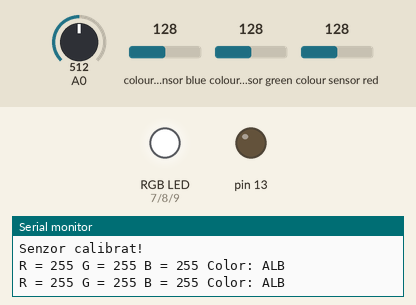
Recording of a sketch running on a simulated Arduino Uno, built with avr-gcc and run on an emulated ATmega328P. On the bench: an RGB LED mixed from three pins (HIGH = lit), output pins drawn as LEDs (lit = HIGH), the last lines printed to the serial monitor. Wiring (inferred from the names in the program): TCS3200 colour sensor: output pin 6; S2 pin 4; S3 pin 5; S0 pin 2; S1 pin 3. The test bench sets the inputs (shaded band); at power-on: colour sensor green 128, colour sensor blue 128, A0 = 512, colour sensor red 128. Pins used as bus, display or sensor lines are not drawn.

Above: at 7.8 s.
7.9 s: colour sensor green set to 124
At 9.3 s:
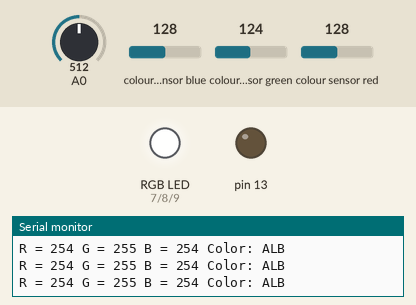
9.6 s: colour sensor blue set to 5
At 10.4 s:
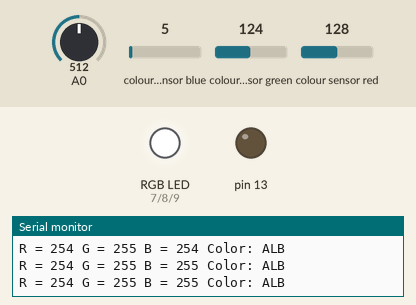
Timing chart, 0 to 12.6 s (numbered marks = the images above; inputs shaded):
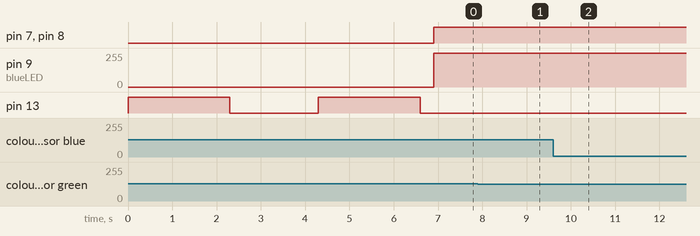

Measured:
- after the input at 7.9 s, pin 9 (blueLED): 255/255 → 254/255 after 0.22 s
- after the input at 9.6 s, pin 9 (blueLED): 254/255 → 255/255 after 0.34 s

The sketch:

colorDetectionProject.ino
```cpp
//Pini Arduino
#define S0 2
#define S1 3
#define S2 4
#define S3 5
#define sensorOut 6
#define redLED 7
#define greenLED 8
#define blueLED 9


//Variabile frecv iesire de la senzor
int redFrequency = 0;
int greenFrequency = 0;
int blueFrequency = 0;

//Variabile culori
int redColor = 0;
int greenColor = 0;
int blueColor = 0;

//Variabile de calibrare
int redMin;
int redMax;
int greenMin;
int greenMax;
int blueMin;
int blueMax;

//Variabila switch culori
int color = 0;

//Variabile sincronizare
long loopTime = 5000;   // 5secunde
unsigned long timer = 0;

void setup() {
 //Declarari
 pinMode(S0, OUTPUT);
 pinMode(S1, OUTPUT);
 pinMode(S2, OUTPUT);
 pinMode(S3, OUTPUT);
 pinMode(redLED, OUTPUT);
 pinMode(greenLED, OUTPUT);
 pinMode(blueLED, OUTPUT);
 pinMode(13, OUTPUT);
 pinMode(sensorOut, INPUT);

 //Setare scala frecventa 20%
 digitalWrite(S0, HIGH);
 digitalWrite(S1, LOW);

 //Start comunicare seriala 9600 baud rate
 Serial.begin(9600);

 timer = micros();

 //apelare functie calibrare senzor
 calibrate();
}

void loop() {
 readColor(); //citirea datelor de la senzor
 decideColor();//formatarea culorilor
 printColor();//afisare valori

 timeSync(loopTime); //sincronizare loop
 double val = (analogRead(0)-512)/512.0;
 printColor(); //afisare culoare
}


void timeSync(unsigned long deltaT){ //Functie sincronizare
  unsigned long currTime = micros();
  long timeToDelay = deltaT - (currTime - timer);
  if (timeToDelay > 5000) //daca delay prea mare => restrangere
  {
    delay(timeToDelay / 1000);
    delayMicroseconds(timeToDelay % 1000);
  }
  else if (timeToDelay > 0) //daca nu marire
  {
    delayMicroseconds(timeToDelay);
  }
  else
  {
      // timeToDelay negativ
  }
  timer = currTime + timeToDelay;
}


int value = 234;
int* intPointer = &value;
byte* bytePointer = (byte*)(intPointer);


void sendToPC()
{
  //byte* byteData = (byte*)(data);
 // Serial.write(printColor(),16);
}

void sendToPC(double* data)
{
  byte* byteData = (byte*)(data);
  Serial.write(byteData, 4);
}


void decideColor() {//Decidere valori formatare
 //Limita posibila a valorilor:
 redColor = constrain(redColor, 0, 255);
 greenColor = constrain(greenColor, 0, 255);
 blueColor = constrain(blueColor, 0, 255);

 //Gasire cea mai deschisa culoare:
 int maxVal = max(redColor, blueColor);
 maxVal = max(maxVal, greenColor);

 //Maparea valorilor
 redColor = map(redColor, 0, maxVal, 0, 255);
 greenColor = map(greenColor, 0, maxVal, 0, 255);
 blueColor = map(blueColor, 0, maxVal, 0, 255);
 redColor = constrain(redColor, 0, 255);
 greenColor = constrain(greenColor, 0, 255);
 blueColor = constrain(blueColor, 0, 255);

 //Culoarea led-ului
 analogWrite(redLED, redColor);
 analogWrite(greenLED, greenColor);
 analogWrite(blueLED, blueColor);

 //Switch culori
 if (redColor > 250 && greenColor > 250 && blueColor > 250) {
   color = 1;//alb
 }
 else if (redColor < 25 && greenColor < 25 && blueColor < 25) {
   color = 2;//negru
 }
 else if (redColor > 240 &&  greenColor > 245 && blueColor < 210) {
   color = 4;//galben
 }
 else if (redColor > 220 &&  greenColor > 25 /*&& blueColor < 100*/) {
   color = 3;//portocaliu
 }
 else if (redColor > 200 &&  greenColor < 100 && blueColor > 200) {
   color = 5;//mov
 }
 else if (redColor > 250 && greenColor < 200 && blueColor < 200) {
   color = 6;//rosu
 }
 else if (redColor < 215 && greenColor > 250 && blueColor < 210) {
   color = 7;//verde
 }
 else if (redColor < 200 /*&& greenColor < 200*/ && blueColor > 250) {
   color = 8;//albastru
 }
 else if(redColor<150 && greenColor>250 && blueColor>240){
  color = 9;//cyan
 }
 else {
   color = 0;//neidentificat
 }

  delay(300);  //Delay pentru rata de refresh monitor
}


void calibrate() { //Functie calibrare senzor
 Serial.println("Calibrare...");
 Serial.println("Alb:");//Initializare val alb

 //Setare valori calibrare:
 digitalWrite(13, HIGH);
 delay(2000);
 digitalWrite(S2, LOW);
 digitalWrite(S3, LOW);
 redMin = pulseIn(sensorOut, LOW);
 delay(100);
 digitalWrite(S2, HIGH);
 digitalWrite(S3, HIGH);
 greenMin = pulseIn(sensorOut, LOW);
 delay(100);
 digitalWrite(S2, LOW);
 digitalWrite(S3, HIGH);
 blueMin = pulseIn(sensorOut, LOW);
 delay(100);

 Serial.println("Urmatoarea...");//Initializare val negru
 digitalWrite(13, LOW);
 delay(2000);
 Serial.println("Negru:");

 //Setare valori calibrare:
 digitalWrite(13, HIGH);
 delay(2000);
 digitalWrite(S2, LOW);
 digitalWrite(S3, LOW);
 redMax = pulseIn(sensorOut, LOW);
 delay(100);
 digitalWrite(S2, HIGH);
 digitalWrite(S3, HIGH);
 greenMax = pulseIn(sensorOut, LOW);
 delay(100);
 digitalWrite(S2, LOW);
 digitalWrite(S3, HIGH);
 blueMax = pulseIn(sensorOut, LOW);
 delay(100);
 Serial.println("Senzor calibrat!");
 digitalWrite(13, LOW);
}

void printColor() { //Afisare culoare + lungime de unda
 Serial.print("R = ");
 Serial.print(redColor);
 Serial.print(" G = ");
 Serial.print(greenColor);
 Serial.print(" B = ");
 Serial.print(blueColor);
 Serial.print(" Color: ");

 switch (color) {
   case 1:Serial.println("ALB");break;
   case 2: Serial.println("NEGRU"); break;
   //case 3:{
  //  Serial.println("PORTOCALIU");
   // Serial.println("Lungimea de unda: 590-650nm");
   // break;
  // }
   case 4:{
    Serial.println("GALBEN");
    Serial.println("Lungimea de unda: 575-590nm");
    break;
   }
   case 5:{
    Serial.println("PURPLE");
    Serial.println("Lungimea de unda: 380-420nm");
    break;
   }
   case 6:{
    Serial.println("ROSU");
    Serial.println("Lungimea de unda: 590-650nm");
    break;
   }
   case 7:{
    Serial.println("VERDE");
    Serial.println("Lungimea de unda: 510-560nm");
    break;
   }
   case 8:{
    Serial.println("Albastru");
    Serial.println("Lungimea de unda: 452-470nm");
    break;
   }
   case 9:{
  Serial.println("Cyan");
  Serial.println("Lungimea de unda: 485-500nm");
  break;
 }
   default: Serial.println("Neidentificat"); break;
 }

}

void readColor(){ //Citire date senzor
 //Rosu
 digitalWrite(S2, LOW);
 digitalWrite(S3, LOW);
 redFrequency = pulseIn(sensorOut, LOW);
 redColor = map(redFrequency, redMin, redMax, 255, 0);
 delay(100);

 //Verde
 digitalWrite(S2, HIGH);
 digitalWrite(S3, HIGH);
 greenFrequency = pulseIn(sensorOut, LOW);
 greenColor = map(greenFrequency, greenMin, greenMax, 255, 0);
 delay(100);

 //Albastru
 digitalWrite(S2, LOW);
 digitalWrite(S3, HIGH);
 blueFrequency = pulseIn(sensorOut, LOW);
 blueColor = map(blueFrequency, blueMin, blueMax, 255, 0);
 delay(100);
}


void printData(void) //Afisare seriala
{
  Serial.print("Rosu= ");
  Serial.print(redColor);
  Serial.print("Verde= ");
  Serial.print(greenColor);
  Serial.print("Albastru= ");
  Serial.print(blueColor);
  Serial.print (" - ");
  Serial.print (color);
  Serial.println ("Detectat!");
}
```
